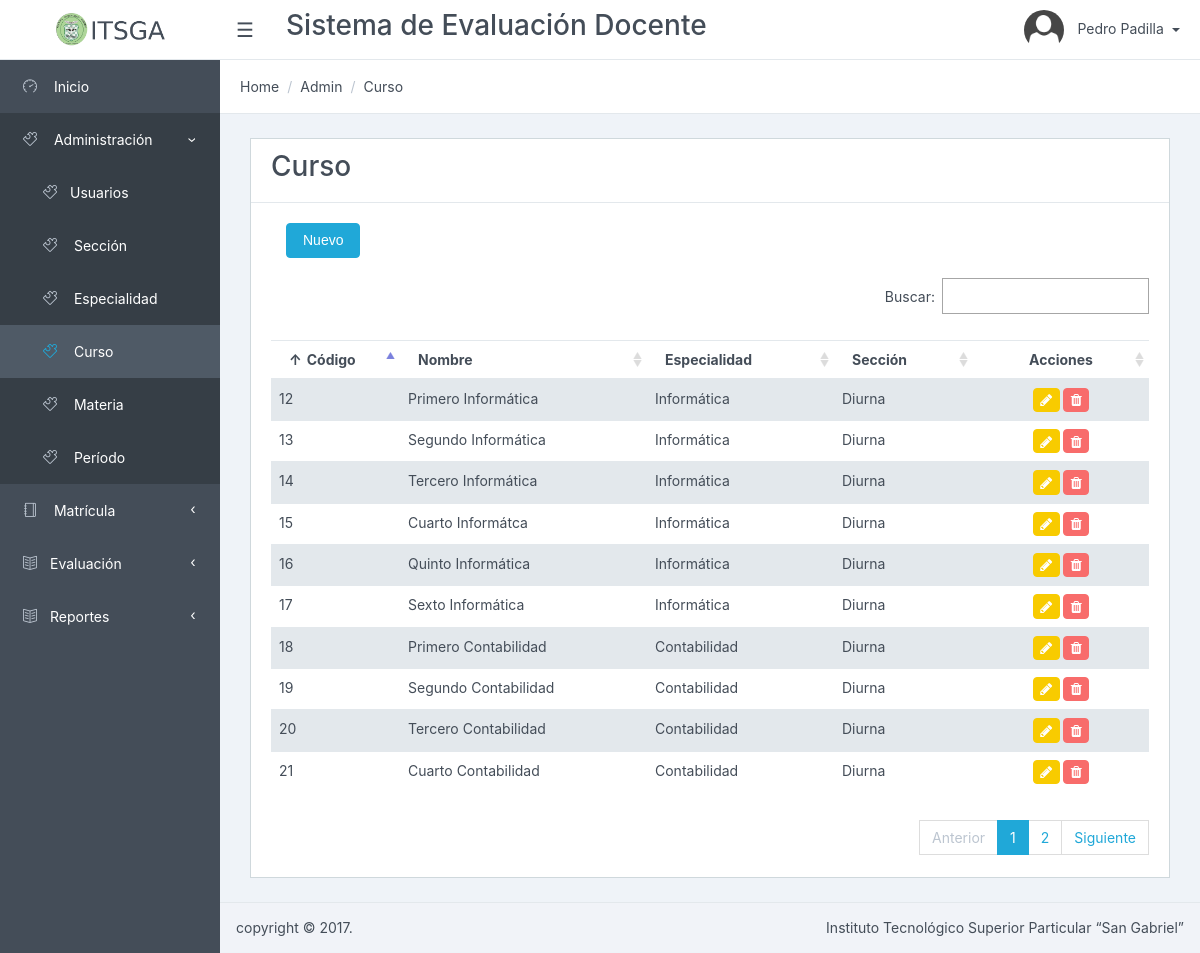
/Curso/listar/ (signed in), run on the app's committed database.
### tables this page shows
CREATE TABLE `curso` (
  `curso_id` int(11) NOT NULL AUTO_INCREMENT,
  `nombre` varchar(256) NOT NULL,
  `descripcion` varchar(512) DEFAULT NULL,
  `especialidad_id` int(11) NOT NULL,
  `estado` tinyint(1) NOT NULL DEFAULT '1',
  PRIMARY KEY (`curso_id`),
  KEY `fk_curso_especialidad1` (`especialidad_id`),
  CONSTRAINT `fk_curso_especialidad1` FOREIGN KEY (`especialidad_id`) REFERENCES `especialidad` (`especialidad_id`) ON DELETE NO ACTION ON UPDATE NO ACTION
);

CREATE TABLE `especialidad` (
  `especialidad_id` int(11) NOT NULL AUTO_INCREMENT,
  `nombre` varchar(256) NOT NULL,
  `seccion_id` int(11) NOT NULL,
  `descripcion` varchar(512) DEFAULT NULL,
  `estado` tinyint(1) DEFAULT '1',
  PRIMARY KEY (`especialidad_id`),
  KEY `fk_especialidad_seccion1` (`seccion_id`),
  CONSTRAINT `fk_especialidad_seccion1` FOREIGN KEY (`seccion_id`) REFERENCES `seccion` (`seccion_id`) ON DELETE NO ACTION ON UPDATE NO ACTION
);

CREATE TABLE `seccion` (
  `seccion_id` int(11) NOT NULL AUTO_INCREMENT,
  `nombre` varchar(256) NOT NULL,
  `descripcion` varchar(512) DEFAULT NULL,
  `estado` tinyint(1) NOT NULL DEFAULT '1',
  PRIMARY KEY (`seccion_id`)
);

### app/controllers/CursoController.php (called while the page is built, shortened)
<?php
require_once (PATH_MODELS . "/CursoModel.php");
class CursoController {
	public function listar() {
		$model = new CursoModel();
		$datos = $model->getlistadoCurso();
		require_once PATH_VIEWS."/Curso/view.list.php";
	}
}

### index.php (called while the page is built, shortened)
<?php
if(isset($_GET['action'])){
	$redirect = ($_GET['action']!='')?$_GET['action']:"listar";
}
$controller = new $controllerName();
$controller->$redirect();
?>

### public/views/Curso/index.php (called while the page is built, shortened)
<?php
require_once("../../../index.php");
?>

### app/models/CursoModel.php (called while the page is built, shortened)
<?php
require_once(PATH_MODELS."/BaseModel.php");
class CursoModel {
	public function getlistadoCurso(){
		$model = new BaseModel();
		$sql = "select curso.*, curso.curso_id as id,especialidad.nombre as especialidad, seccion.nombre as seccion
				from curso
				inner join especialidad on curso.especialidad_id = especialidad.especialidad_id
				inner join seccion on seccion.seccion_id = especialidad.seccion_id
				where curso.estado = 1";
		return $model->execSql($sql, array(),true);
	}
}

### app/models/BaseModel.php (called while the page is built, shortened)
<?php
class BaseModel {
	private $pdo;
	private function openConexion() {
		try {
			$this->pdo = new PDO ( 'mysql:host=' . HOSTNAME_DATABASE . ';dbname=' . DATABASE . ';charset=utf8', USERNAME, PASSWORD );
			$this->pdo->setAttribute ( PDO::ATTR_ERRMODE, PDO::ERRMODE_EXCEPTION );
		} catch ( Exception $e ) {
			die ( $e->getMessage () );
		}
	}
	private function closeConexion() {
		$this->pdo = null;
	}
	public function execSql($sql, $parameters, $list = false, $obtainId = false) {
		try {
			$stm = $this->pdo->prepare ( $sql );
			$stm->execute ( $parameters );
			if ($obtainId) {
				$result = $this->pdo->lastInsertId ();
			} else {
				if ($list) {
					$result = $stm->fetchAll ( PDO::FETCH_OBJ );
				} else {
					$result = $stm->fetch ( PDO::FETCH_OBJ );
				}
			}
		} catch ( Exception $e ) {
			die ( $e->getMessage () );
		}
		return $result;
	}
}

### public/views/Curso/view.list.php (the view, shortened to what this page needs)
<?php include_once PATH_TEMPLATE.'/header.php';?>
<div class="card">
<div class="card-header">
    	<h3>Curso</h3>
</div>
<div class="card-block">
	<div class="col-lg-12">
		<button type="button" data-id="0" class="btn btn-primary" data-toggle="modal" data-target="#myModal">
          Nuevo
         </button>
	</div>
	<table class="table table-striped" id="dataTables-example" >
    <thead>
	    <tr>
	    	<th>Código</th>
	    	<th>Nombre</th>
	    	<th>Especialidad</th>
	    	<th>Sección</th>
		    <th style="text-align: center; width: 20%">Acciones</th>
	    </tr>
    </thead>
    <tbody>
    	<?php foreach ($datos as $item) {
    		echo "<tr><td>".$item->id."</td>";
    		echo "<td>".$item->nombre."</td>";
    		echo "<td>".$item->especialidad."</td>";
    		echo "<td>".$item->seccion."</td>";
    		echo "<td align='center'><a href='#' class='btn btn-warning btn-sm' data-id='".$item->id."' data-toggle='modal' data-target='#myModal' title='Editar' ><i class='fa fa-pencil'></i></a>
					  <a href='javascript:if(confirm(\"Est\u00e1 seguro que desea eliminar el elemento seleccionado?\")){redirect(".$item->id.");}' class='btn btn-danger btn-sm' title='Eliminar'><i class='fa fa-trash'></i></a></td>";
    	}?>
    </tbody>
    </table>
</div>
</div>
<?php include_once PATH_TEMPLATE.'/footer.php';?>
<link href="<?php echo PATH_CSS; ?>/dataTables.bootstrap.css" rel="stylesheet">
<link href="<?php echo PATH_CSS; ?>/bootstrapValidator.min.css" rel="stylesheet">
</body>
</html>

### data on the page
curso: curso_id "12", nombre "Primero Informática", especialidad.nombre "Informática", seccion.nombre "Diurna"
curso: curso_id "13", nombre "Segundo Informática", especialidad.nombre "Informática", seccion.nombre "Diurna"
curso: curso_id "14", nombre "Tercero Informática", especialidad.nombre "Informática", seccion.nombre "Diurna"
curso: curso_id "15", nombre "Cuarto Informátca", especialidad.nombre "Informática", seccion.nombre "Diurna"
curso: curso_id "16", nombre "Quinto Informática", especialidad.nombre "Informática", seccion.nombre "Diurna"
curso: curso_id "17", nombre "Sexto Informática", especialidad.nombre "Informática", seccion.nombre "Diurna"
curso: curso_id "18", nombre "Primero Contabilidad", especialidad.nombre "Contabilidad", seccion.nombre "Diurna"
curso: curso_id "19", nombre "Segundo Contabilidad", especialidad.nombre "Contabilidad", seccion.nombre "Diurna"
curso: curso_id "20", nombre "Tercero Contabilidad", especialidad.nombre "Contabilidad", seccion.nombre "Diurna"
curso: curso_id "21", nombre "Cuarto Contabilidad", especialidad.nombre "Contabilidad", seccion.nombre "Diurna"

### other printed values
$_SESSION['SESSION_USER']->nombres "Pedro"
$_SESSION['SESSION_USER']->apellidos "Padilla"
$title "Curso"
